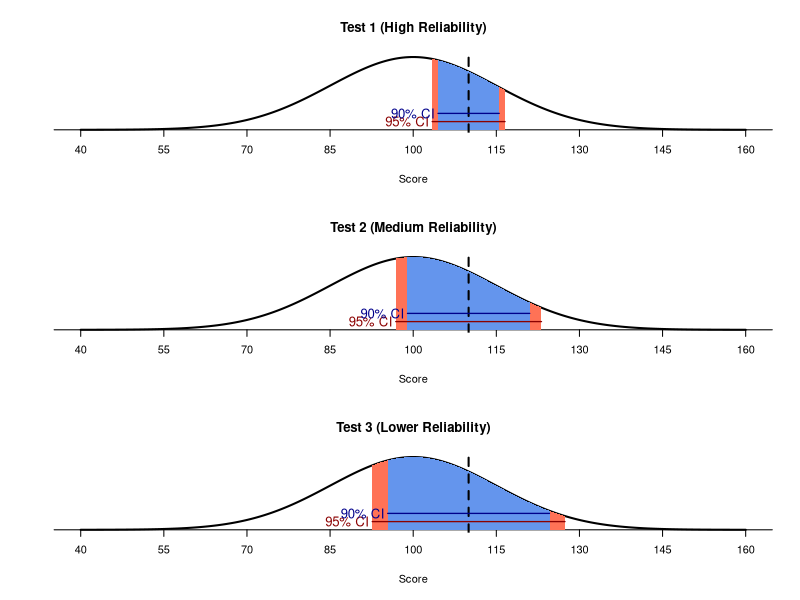

Here is the R script that generated this plot:
# Visualizing the relationships between confidence intervals, standard error of measurement, and reliability in standardized tests 

# Written by Melissa McSweeney, Mackenzie Kephart, and Betsy Barrett for Speech@NYU - Clinical Practicum I, May 2023 

###########################

# There are three imaginary standardized tests which each have a mean score of 100 and a standard deviation of 15 according to their norms
# The same person takes all three tests and happens to obtain a score of 110 on each test.
# The three tests have different levels of reliability (internal consistency), each measured by Cronbach's alpha. Higher value = more reliable test

rm(list=ls())

library(scales)

tests<-as.data.frame(matrix(data=NA, nrow = 3, ncol=5))
colnames(tests)<-c('Test','Reliability','SEM','90% Conf. Int.','95% Conf. Int.')
tests$Test<-c('Test 1', 'Test 2', 'Test 3')
tests$Reliability<-c(0.95,0.8,0.65)


pt_score<-110 #patient's observed score on each test 
mu=100 #population mean of test
sigma=15 #population standard deviation of test

#Calculate the standard error of measurement (SEM) using the tests' standard deviation (15 for all of them) and their respective reliability
tests$SEM<-sigma*(sqrt(1-tests$Reliability))

#critical value for 90% CI = 1.645
#critical value for 95% CI = 1.96

#calculate 90% and 95% confidence intervals for each test

tests$CI_90_low<-round((pt_score-(1.645*tests$SEM)),2)
tests$CI_90_high<-round((pt_score+(1.645*tests$SEM)),2)
tests$CI_95_low<-round((pt_score-(1.96*tests$SEM)),2)
tests$CI_95_high<-round((pt_score+(1.96*tests$SEM)),2)

tests$`90% Conf. Int.`<-paste('[',tests$CI_90_low,', ',tests$CI_90_high,']',sep = '')
tests$`95% Conf. Int.`<-paste('[',tests$CI_95_low,', ',tests$CI_95_high,']',sep = '')

dev.off()

#allow plots to be visualized in a 3x1 array 
par(mfrow=c(3,1))

reli<-c('High Reliability',"Medium Reliability",'Lower Reliability') #note, these are not official classifications of Cronbach's alpha magnitude, but comparative placeholders for simplicity

#initialize normal distribution for plotting 
x <- seq(-4, 4, length = 1000) * sigma + mu
y<-dnorm(x,mean=mu,sd=sigma)

#iteratively plot normal distribution with confidence intervals for each of the tests 
for (i in 1:3){
  #plot normal distribution and label numbers on x-axis 
  plot(x,y, type = "l", lwd = 2, axes = FALSE, xlab = "Score", ylab = "",main=paste(tests[i,'Test'],' (',reli[i],')',sep=''))
  sd_axis_bounds = 5
  axis_bounds <- seq(-sd_axis_bounds * sigma + mu,
                     sd_axis_bounds * sigma + mu,
                     by = sigma)
  axis(side = 1, at = axis_bounds, pos = 0)
  
  #plot 95% confidence interval
  lowlim=tests[i,'CI_95_low']
  uplim=tests[i,'CI_95_high']
  
  dx = seq(lowlim, uplim, 0.01)
  polygon(x = c(lowlim, dx, uplim), y = c(0, dnorm(dx, mean = mu, sd = sigma), 0), border = NA, col = alpha('coral1',1))
  
  #plot 90% confidence interval 
  lowlim=tests[i,'CI_90_low']
  uplim=tests[i,'CI_90_high']
  
  dx = seq(lowlim, uplim, 0.01)
  polygon(x = c(lowlim, dx, uplim), y = c(0, dnorm(dx, mean = mu, sd = sigma), 0), border = NA, col = alpha('cornflowerblue',1))
  
  #dotted line to visualize the patient's obtained score
  abline(v=pt_score,lty=2,lwd=2)
  
  #label and delineate the width of each confidence interval 
  segments(x0=tests[i,'CI_95_low'],y0=.003,x1=tests[i,'CI_95_high'],y1=.003,col='darkred',lwd=1.3)
  segments(x0=tests[i,'CI_90_low'],y0=.006,x1=tests[i,'CI_90_high'],y1=.006,col='darkblue',lwd=1.3)
  text(x=(tests[i,'CI_95_low'])-4.5,y=0.003,labels="95% CI",col='darkred',cex=1.2)
  text(x=(tests[i,'CI_90_low'])-4.5,y=0.006,labels="90% CI",col='darkblue',cex=1.2)
  
}


#the part of the code for plotting specific areas under a normal curve in R was adapted from https://chem.libretexts.org/Bookshelves/Analytical_Chemistry/Chemometrics_Using_R_(Harvey)/06%3A_Uncertainty_of_Data/6.03%3A_Using_R_to_Model_Properties_of_a_Normal_Distribution
